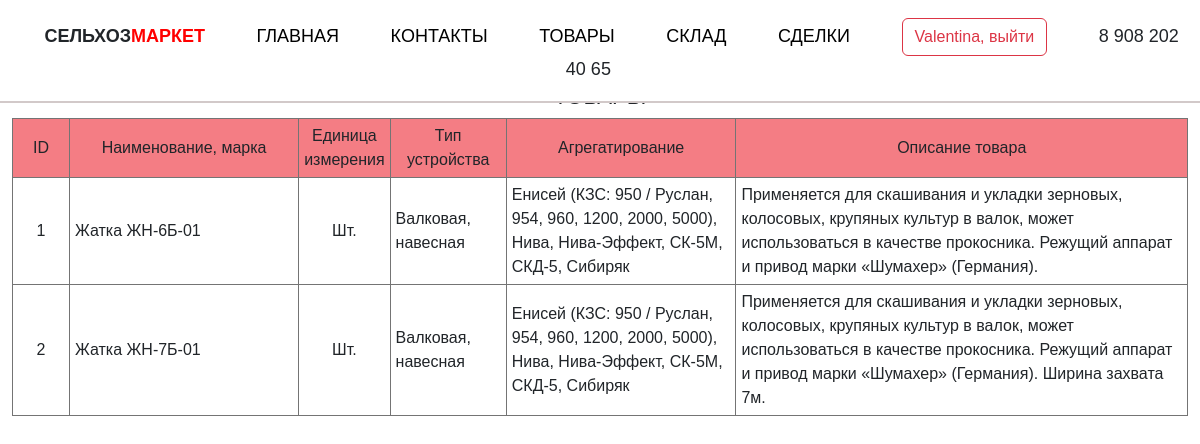
The app's page /products (signed in) with its own data.
### example_app/models.py (models this page shows)
class Product(models.Model):
    name = models.CharField(max_length=20, verbose_name='Нименование товара',)
    description = models.CharField(max_length=1000, verbose_name='Описание товара')
    type = models.CharField(max_length=50, verbose_name='Тип устройства')
    аggregation = models.CharField(max_length=500, verbose_name='Агрегатирование')
    def __str__(self):  # чтобы при выборе группы виделось только имя
        return self.name

### example_app/views.py (the view)
# urls.py: path('products', products),
def products(request):
    product = Product.objects.all()
    print(product)  # вывод продукта в консоль
    data = {'header': 'Товары',
            'list': [],
            'product': product,
            }
    return render(request, 'example_app/products.html', context=data)

### example_app/templates/example_app/products.html
{% extends 'example_app/base.html' %}
{% load static %}
{% block table %}
{% if product.count > 0 %}
<table align="center">
    <tr style="background-color: #f47d84; text-align: center;">
        <td style="width:5%">ID</td>
        <td style="width:20%">Наименование, марка</td>
        <td style="width:5%">Единица измерения</td>
        <td style="width:10%">Тип устройства</td>
        <td style="width:20%">Агрегатирование</td>
        <td style="width:40%">Описание товара</td>
    </tr>
    {% for p in product %}
    <tr>
        <td style="text-align: center;">{{p.id}}</td>
        <td>{{p.name}}</td>
        <td style="text-align: center;">Шт.</td>
        <td>{{p.type}}</td>
        <td>{{p.аggregation}}</td>
        <td>{{p.description}}</td>
    </tr>
    {% endfor %}
</table>
{% else %}
<h2>Нет записи в таблице "Товары"</h2>
{% endif %}
{% endblock table %}

### example_app/templates/example_app/base.html (shortened to what this page needs)
<!DOCTYPE html>
{% load static %}
<html lang='en'>
    <head>
        <link href="https://cdn.jsdelivr.net/npm/bootstrap@5.3.0-alpha1/dist/css/bootstrap.min.css" rel="stylesheet">
        <link rel="stylesheet" href= "{% static 'css/style.css' %}">
    </head>
    <body>
        <dl class="navigate">
            <dd><b>СЕЛЬХОЗ<span class="colortext">МАРКЕТ</span></b></dd>
            <dd><a href='index'>ГЛАВНАЯ</a></dd>
            <dd><a href='contact'>КОНТАКТЫ</a></dd>
            <dd><a href='products'>ТОВАРЫ</a></dd>
            <dd><a href='stock'>СКЛАД</a></dd>
            {% if user.is_authenticated %}
            <dd><a href='deal'>СДЕЛКИ</a></dd>
            <dd><a href='logout' type="button" class="btn btn-outline-danger">{{user}}, выйти</a></dd>
            {% else %}
            <dd><a href='login' type="button" class="btn btn-outline-danger">Вход в личный кабинет</a></dd>
            {% endif %}
            <dd>8 908 202 40 65</dd>
        </dl>
        <br>
        <h1>{{header}}</h1>
        <div class="container">
            {% block table %}{% endblock table %}
        </div>
    </body>
</html>

### example_app/static/css/style.css (style rules this page uses)
body { position: relative; font-family: Helvetica, Arial, sans-serif; }
h1 { font-size: 22px; text-align: center; text-transform: uppercase; margin-top: 5%; }
.container { max-width: 1366px; margin-right: auto; margin-left: auto; padding-bottom: 30px; }
.navigate { border-bottom: 2px solid #d2c9c9; background-color: #ffffff; position: fixed; width: 100%; z-index: 999; padding: 1em; font-size: 18px; text-align: center; }
.navigate dd { display: inline; margin: 2%; list-style: none; }
.colortext { color: red; }
a { color: #000; text-decoration: none; }
table { margin-left: auto; margin-right: auto; width: 100%; border: solid #747474; border-width: 1px; }
td { border: 1px solid #747474; padding: 5px; }

### records on screen
Product: id "1", name "Жатка ЖН-6Б-01", type "Валковая, навесная", аggregation "Енисей (КЗС: 950 / Руслан, 954, 960, 1200, 2000, 5000), Нива, Нива-Эффект, СК-5М, СКД-5, Сибиряк", description "Применяется для скашивания и укладки зерновых, колосовых, крупяных культур в валок, может использоваться в качестве прокосника. Режущий аппарат и привод марки «Шумахер» (Германия)."
Product: id "2", name "Жатка ЖН-7Б-01", type "Валковая, навесная", аggregation "Енисей (КЗС: 950 / Руслан, 954, 960, 1200, 2000, 5000), Нива, Нива-Эффект, СК-5М, СКД-5, Сибиряк", description "Применяется для скашивания и укладки зерновых, колосовых, крупяных культур в валок, может использоваться в качестве прокосника. Режущий аппарат и привод марки «Шумахер» (Германия). Ширина захвата 7м."

### other values on screen
{{ user }} "Valentina"
